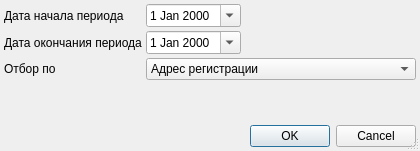
<?xml version="1.0" encoding="UTF-8"?>
<ui version="4.0">
 <class>ReportF62SetupDialog</class>
 <widget class="QDialog" name="ReportF62SetupDialog">
  <property name="windowModality">
   <enum>Qt::ApplicationModal</enum>
  </property>
  <property name="geometry">
   <rect>
    <x>0</x>
    <y>0</y>
    <width>420</width>
    <height>151</height>
   </rect>
  </property>
  <property name="windowTitle">
   <string>параметры отчёта</string>
  </property>
  <property name="sizeGripEnabled">
   <bool>true</bool>
  </property>
  <layout class="QGridLayout">
   <property name="margin">
    <number>4</number>
   </property>
   <property name="spacing">
    <number>4</number>
   </property>
   <item row="1" column="1">
    <widget class="CDateEdit" name="edtEndDate">
     <property name="calendarPopup">
      <bool>true</bool>
     </property>
    </widget>
   </item>
   <item row="0" column="2">
    <spacer>
     <property name="orientation">
      <enum>Qt::Horizontal</enum>
     </property>
     <property name="sizeHint" stdset="0">
      <size>
       <width>61</width>
       <height>20</height>
      </size>
     </property>
    </spacer>
   </item>
   <item row="0" column="1">
    <widget class="CDateEdit" name="edtBegDate">
     <property name="calendarPopup">
      <bool>true</bool>
     </property>
    </widget>
   </item>
   <item row="0" column="0">
    <widget class="QLabel" name="lblBegDate">
     <property name="text">
      <string>Дата начала периода</string>
     </property>
     <property name="buddy">
      <cstring>edtBegDate</cstring>
     </property>
    </widget>
   </item>
   <item row="7" column="0">
    <spacer>
     <property name="orientation">
      <enum>Qt::Vertical</enum>
     </property>
     <property name="sizeHint" stdset="0">
      <size>
       <width>20</width>
       <height>40</height>
      </size>
     </property>
    </spacer>
   </item>
   <item row="4" column="1" colspan="2">
    <widget class="QFrame" name="frmAge">
     <property name="frameShape">
      <enum>QFrame::NoFrame</enum>
     </property>
     <property name="frameShadow">
      <enum>QFrame::Raised</enum>
     </property>
     <layout class="QHBoxLayout" name="_2">
      <property name="spacing">
       <number>4</number>
      </property>
      <property name="margin">
       <number>0</number>
      </property>
     </layout>
    </widget>
   </item>
   <item row="1" column="0">
    <widget class="QLabel" name="lblEndDate">
     <property name="text">
      <string>Дата окончания периода</string>
     </property>
     <property name="buddy">
      <cstring>edtEndDate</cstring>
     </property>
    </widget>
   </item>
   <item row="1" column="2">
    <spacer>
     <property name="orientation">
      <enum>Qt::Horizontal</enum>
     </property>
     <property name="sizeHint" stdset="0">
      <size>
       <width>61</width>
       <height>20</height>
      </size>
     </property>
    </spacer>
   </item>
   <item row="8" column="0" colspan="3">
    <widget class="QDialogButtonBox" name="buttonBox">
     <property name="orientation">
      <enum>Qt::Horizontal</enum>
     </property>
     <property name="standardButtons">
      <set>QDialogButtonBox::Cancel|QDialogButtonBox::Ok</set>
     </property>
    </widget>
   </item>
   <item row="2" column="0">
    <widget class="QLabel" name="lblSelectRegion">
     <property name="text">
      <string>Отбор по</string>
     </property>
    </widget>
   </item>
   <item row="2" column="1" colspan="2">
    <widget class="QComboBox" name="cmbSelectRegion">
     <item>
      <property name="text">
       <string>Адрес регистрации</string>
      </property>
     </item>
     <item>
      <property name="text">
       <string>Адрес проживания</string>
      </property>
     </item>
    </widget>
   </item>
  </layout>
 </widget>
 <customwidgets>
  <customwidget>
   <class>CDateEdit</class>
   <extends>QDateEdit</extends>
   <header>library/DateEdit</header>
  </customwidget>
 </customwidgets>
 <tabstops>
  <tabstop>edtBegDate</tabstop>
  <tabstop>edtEndDate</tabstop>
  <tabstop>cmbSelectRegion</tabstop>
  <tabstop>buttonBox</tabstop>
 </tabstops>
 <resources/>
 <connections>
  <connection>
   <sender>buttonBox</sender>
   <signal>accepted()</signal>
   <receiver>ReportF62SetupDialog</receiver>
   <slot>accept()</slot>
   <hints>
    <hint type="sourcelabel">
     <x>116</x>
     <y>597</y>
    </hint>
    <hint type="destinationlabel">
     <x>102</x>
     <y>90</y>
    </hint>
   </hints>
  </connection>
  <connection>
   <sender>buttonBox</sender>
   <signal>rejected()</signal>
   <receiver>ReportF62SetupDialog</receiver>
   <slot>reject()</slot>
   <hints>
    <hint type="sourcelabel">
     <x>229</x>
     <y>597</y>
    </hint>
    <hint type="destinationlabel">
     <x>236</x>
     <y>76</y>
    </hint>
   </hints>
  </connection>
 </connections>
</ui>
